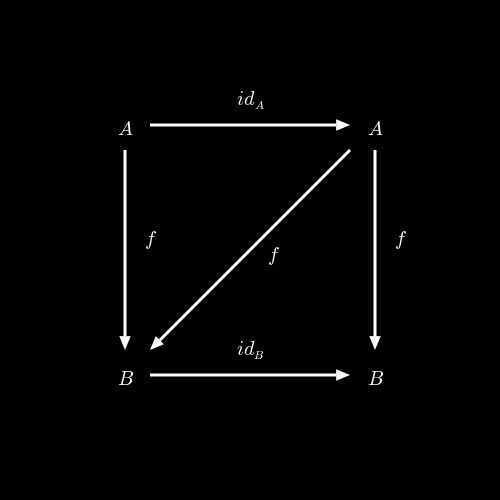

Recreate this plot in Julia.
using Catlab
using Catlab.Graphs.BasicGraphs
using Colors
using FreeTypeAbstraction
using LaTeXStrings
using Luxor
using MathTeXEngine

import Catlab.CategoricalAlgebra.FreeSchema
import Catlab.CategoricalAlgebra.@acset
import Catlab.CategoricalAlgebra.@acset_type
import Catlab.CategoricalAlgebra.nparts
import Catlab.CategoricalAlgebra.subpart
import Catlab.CategoricalAlgebra.incident

########################
# FUNCTION DEFINITIONS #
########################

"""
    latex_text_size(lstr::LaTeXString)
Returns the width and height of a latex string.
(Credit: Created by Davi Sales Barreira)
"""
function latex_text_size(lstr::LaTeXString)
    sentence = generate_tex_elements(lstr)
    els = filter(x -> x[1] isa TeXChar, sentence)
    chars = [x[1].char for x in els]
    fonts = [x[1].font for x in els]
    pos_x = [x[2][1] for x in els]
    pos_y = [x[2][2] for x in els]
    scales = [x[3] for x in els]
    extents = [FreeTypeAbstraction.get_extent(f, c) for (f, c) in zip(fonts, chars)]

    textw = []
    texth = []
    for i = 1:length(extents)
        textw = push!(
            textw,
            FreeTypeAbstraction.height_insensitive_boundingbox(
                extents[i],
                fonts[i],
            ).widths[1] * scales[i] + pos_x[i],
        )
        texth = push!(
            texth,
            FreeTypeAbstraction.height_insensitive_boundingbox(
                extents[i],
                fonts[i],
            ).widths[2] * scales[i] - pos_y[i],
        )
    end
    return (maximum(textw), maximum(texth))
end

"""
    Luxor.text(lstr::LaTeXString, valign=:baseline, halign=:left; kwargs...)
Draws LaTeX string using `MathTexEngine.jl`. Hence, uses ModernCMU as font family.
Note that `valign` is not perfect.
This function assumes that the axis are in the standard Luxor directions,
i.e. ↓→.
(Credit: Created by Davi Sales Barreira)
"""
function Luxor.text(
    lstr::LaTeXString,
    pt::Point;
    valign = :baseline,
    halign = :left,
    angle = 0,
)

    # Function from MathTexEngine
    sentence = generate_tex_elements(lstr)

    # Get current font size.
    textsize = get_fontsize()

    textw, texth = latex_text_size(lstr)

    if halign === :left
        translate_x = 0
    elseif halign === :right
        translate_x = -textw * textsize
    elseif halign === :center
        translate_x = -textw / 2 * textsize
    end

    if valign === :baseline
        translate_y = 0
    elseif valign === :top
        translate_y = -textsize
    elseif valign === :bottom
        translate_y = texth * textsize
    elseif valign === :middle
        translate_y = textsize / 2
    end

    # Writes text using ModernCMU font.
    for text in sentence
        if text[1] isa TeXChar
            @layer begin
                translate(translate_x, translate_y)
                fontface(text[1].font.family_name)
                fontsize(textsize * text[3])
                Luxor.text(
                    string(text[1].char),
                    pt + Point(text[2]...) * textsize * (1, -1),
                    angle = angle,
                )
            end
        elseif text[1] isa HLine
            @layer begin
                translate(translate_x, translate_y)
                pointstart = pt + Point(text[2]...) * textsize * (1, -1)
                pointend = pointstart + Point(text[1].width, 0) * textsize
                setline(1 * text[1].thickness * textsize)
                line(pointstart, pointend, :stroke)
            end
        end
    end
end

"""
    make_drawing(width, height, img_path, bkg_color, origin_p)

Creates a Luxor `Drawing` object with given width and height dimensions.
Saves the image to whatever path of choosing.
Allows one to set the background color of an image.
Finally, one can set Luxor's reference origin point
"""
function make_drawing(width, height, img_path, bkg_color, origin_p)
    d = Drawing(width, height, img_path)
    background(bkg_color)
    origin(origin_p)
    return d
end

"""
Converts a coordinate pair in the traditional Cartesian coordinate system to a `Point` in Luxor's coordinate system.
"""
cart2luxor(p) = Point(p.x, -p.y)
cart2luxor(p::Array) = Point(p[1], -p[2])
cart2luxor(x, y) = Point(x, -y)

"""
Converts a Luxor `Point` to a coordinate pair in the traditional Cartesian coordinate system.
"""
luxor2cart(p::Point) = [p.x, -p.y]

"""
Finds points along the parametric representation of a given line.
"""
parametric_point(t, x, y) = x + y * t

"""
Draws text at a given location along a morphism
"""
function morphtext(
    label1::Any,
    label2::Any;
    offset1::Real = 20,
    offset2::Real = 20,
    angle = 0,
    size = nothing,
)
    fontsize(size)
    text(label1, cart2luxor(0, offset1), valign = :middle, halign = :center, angle = angle)
    text(label2, cart2luxor(0, -offset2), valign = :middle, halign = :center, angle = angle)
end

function morphtext(label::Any; offset::Real = 20, angle = 0, size = nothing)
    fontsize(size)
    text(label, cart2luxor(0, offset), valign = :middle, halign = :center, angle = angle)
end

"""
Draws a single morphism between two objects.
"""
function morphism(
    initial_point::Array,
    terminal_point::Array;
    label1::Any = "",
    label2::Any = "",
    offset1::Real = 10,
    offset2::Real = 10,
    size::Real = 16,
    padding::Real = 0.15,
)

     v⃗ = terminal_point .- initial_point
       θ = atan(v⃗[2] / v⃗[1]) + (v⃗[1] < 0 ? π : 0)

    padded_initial_point =
        between(cart2luxor(initial_point), cart2luxor(terminal_point), padding)
    padded_terminal_point =
        between(cart2luxor(initial_point), cart2luxor(terminal_point), 1 - padding)

    arrow(
        padded_initial_point,
        padded_terminal_point,
        arrowheadlength = 15,
        decoration = 0.5,
        decorate = () -> morphtext(
            label1,
            label2,
            offset1 = offset1,
            offset2 = offset2,
            angle = θ,
            size = size,
        ),
        linewidth = 3,
    )

end

"""
Draws two morphism between two objects.
Morphisms can face different directions and be styled differently.
"""
function morphism(
    initial_point_1::Array,
    terminal_point_1::Array,
    initial_point_2::Array,
    terminal_point_2::Array;
    label1::Any = "",
    label2::Any = "",
    style1::String = "solid",
    style2::String = "solid",
    offset1::Real = 10,
    offset2::Real = 10,
    size::Real = 16,
    padding::Real = 0.15,
)

    Set([initial_point_1, terminal_point_1]) != Set([initial_point_2, terminal_point_2]) &&
        @error "Only two different points allowed"

    padded_is = []
    padded_ts = []
    angles = []
    for (i, t) in [[initial_point_1, terminal_point_1], [initial_point_2, terminal_point_2]]
         v⃗ = t .- i
           θ = atan(v⃗[2] / v⃗[1]) + (v⃗[1] < 0 ? π : 0)

        padded_i = between(cart2luxor(i), cart2luxor(t), padding)
        padded_t = between(cart2luxor(i), cart2luxor(t), 1 - padding)

         v⃗ₚ = luxor2cart(padded_i) .- luxor2cart(padded_t)
        x = 1
        y = 1
          if (-1 * v⃗ₚ[1] * x) / v⃗ₚ[2] |> isinf
              x = (v⃗ₚ[2] * y) / (-1 * v⃗ₚ[1])
        else
              y = (-1 * v⃗ₚ[1] * x) / v⃗ₚ[2]
        end
        i_new = parametric_point(
            length(padded_is) == 0 ? 10 : -10,
            luxor2cart(padded_i),
            [x; y],
        )
        t_new = parametric_point(
            length(padded_ts) == 0 ? 10 : -10,
            luxor2cart(padded_t),
            [x; y],
        )
        push!(padded_is, i_new)
        push!(padded_ts, t_new)
        push!(angles, θ)
    end

    setdash(style1)

    arrow(
        cart2luxor(padded_is[1]),
        cart2luxor(padded_ts[1]),
        arrowheadlength = 15,
        decoration = 0.5,
        decorate = () ->
            morphtext(label1, offset = offset1 + 20, angle = angles[1], size = size),
        linewidth = 3,
    )

    setdash(style2)

    arrow(
        cart2luxor(padded_is[2]),
        cart2luxor(padded_ts[2]),
        arrowheadlength = 15,
        decoration = 0.5,
        decorate = () ->
            morphtext(label2, offset = -offset2 - 10, angle = angles[2], size = size),
        linewidth = 3,
    )

    setdash("solid")

end

"""
Draws a Commutative Diagram of a given graph
"""
function commutative_diagram(C; offset::Real = 30, size::Real = 20, padding::Real = 0.15)

    fontsize(20)
    sethue("white")
    for i in 1:nparts(C, :V)
	p = C[i, :loc]
	text(C[i, :v_labels], cart2luxor(p), valign = :middle, halign = :center)
    end

    for i in 1:nparts(C, :E)
        initial_point = C[i, :src] |> s -> C[s, :loc]
	terminal_point = C[i, :tgt] |> s -> C[s, :loc]
	 v⃗ = terminal_point .- initial_point
	   θ = atan(v⃗[2] / v⃗[1]) + (v⃗[1] < 0 ? π : 0)

	padded_initial_point =
	    between(cart2luxor(initial_point), cart2luxor(terminal_point), padding)
	padded_terminal_point =
	    between(cart2luxor(initial_point), cart2luxor(terminal_point), 1 - padding)

	arrow(
	    padded_initial_point,
	    padded_terminal_point,
	    arrowheadlength = 15,
	    decoration = 0.5,
	    decorate = () -> morphtext(C[i, :e_labels], offset = offset, angle = θ, size = size),
	    linewidth = 3,
	)
    end

end

#############
# CONSTANTS #
#############

width = 500
height = 500
path = "catlab_integration.png"
color = RGBA(0.0, 0.0, 0.0)
op = Point(width / 2, height / 2)

p1 = [-125, 125] # Top left quadrant
p2 = [125, 125] # Top right quadrant
p3 = [-125, -125] # Bottom left quadrant
p4 = [125, -125] # Bottom right quadrant

########
# MAIN #
########


my_draw = make_drawing(width, height, path, color, op)

@present TheoryGraph(FreeSchema) begin
    V::Ob
    E::Ob
    src::Hom(E, V)
    tgt::Hom(E, V)
    T::AttrType
    loc::Attr(V, T)
    v_labels::Attr(V, T)
    e_labels::Attr(E, T)
end

@acset_type Graph(TheoryGraph, index = [:src, :tgt])

g = @acset Graph{Any} begin
    V = 4
    E = 5
    src = [1, 1, 2, 2, 3]
    tgt = [2, 3, 3, 4, 4]
    loc = [p1, p2, p3, p4]
    v_labels = [L"A", L"A", L"B", L"B"]
    e_labels = [L"id_{A}", L"f", L"f", L"f", L"id_{B}"]
end

commutative_diagram(g; padding = .1)

finish()
